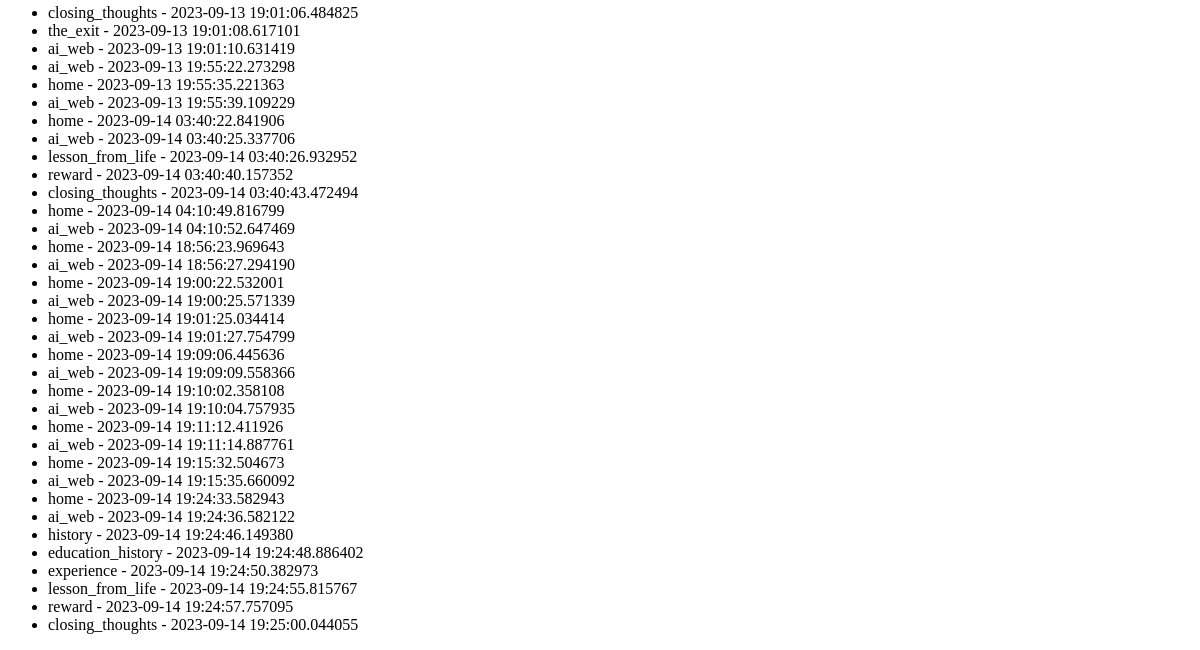
Before: /view_visits (lower part) with the older database file.
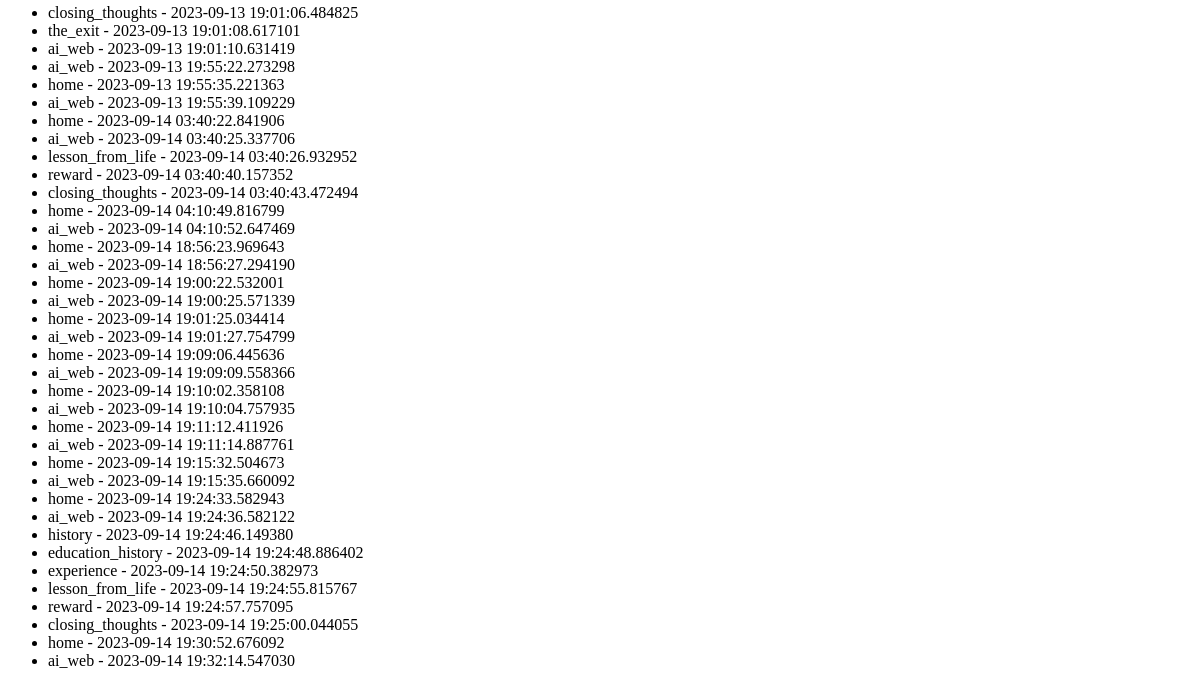
After: the same page with the newer database file.
### app.py (models this page shows)
class Visit(db.Model):
    id = db.Column(db.Integer, primary_key=True)
    timestamp = db.Column(db.DateTime, nullable=False, default=datetime.utcnow)
    page_name = db.Column(db.String(100), nullable=False)

### app.py (the view)
@app.route('/view_visits')
def view_visits():
    visits = Visit.query.all()
    return render_template('view_visits.html', visits=visits)

### templates/view_visits.html (shortened to what this page needs)
<!DOCTYPE html>
<html lang="en">
<head>
</head>
<body>
    <ul>
        {% for visit in visits %}
            <li>{{ visit.page_name }} - {{ visit.timestamp }}</li>
        {% endfor %}
    </ul>
</body>
</html>

Changed rows visible on the page:
added Visit: page_name "home", timestamp "2023-09-14 19:30:52.676092"
added Visit: page_name "ai_web", timestamp "2023-09-14 19:32:14.547030"
